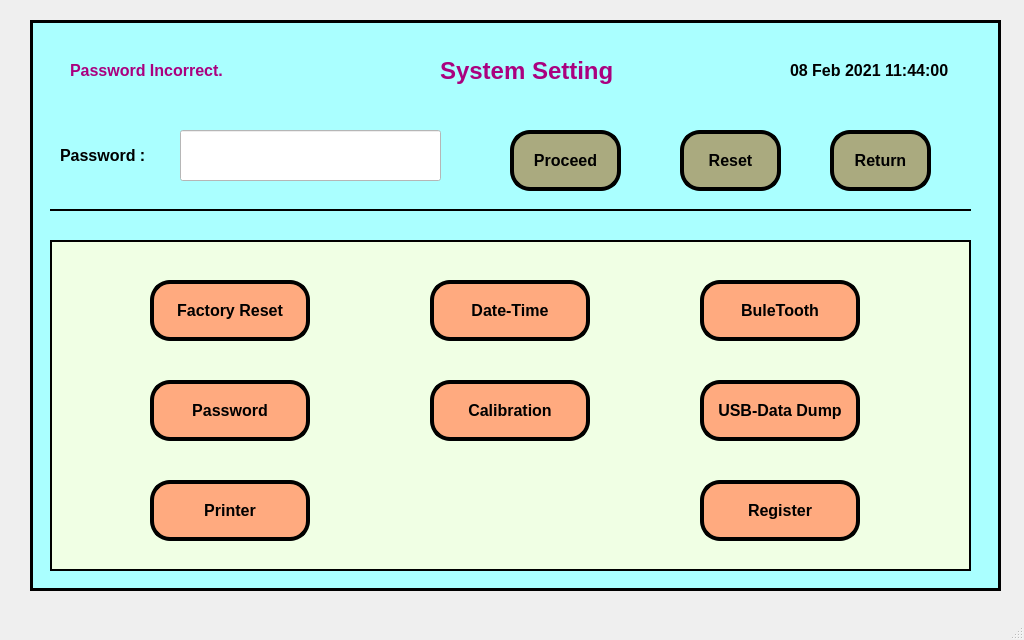
<?xml version="1.0" encoding="UTF-8"?>
<ui version="4.0">
 <class>MainWindow</class>
 <widget class="QMainWindow" name="MainWindow">
  <property name="geometry">
   <rect>
    <x>0</x>
    <y>0</y>
    <width>1024</width>
    <height>640</height>
   </rect>
  </property>
  <property name="windowTitle">
   <string>MainWindow</string>
  </property>
  <widget class="QWidget" name="centralwidget">
   <widget class="QFrame" name="frame">
    <property name="geometry">
     <rect>
      <x>30</x>
      <y>20</y>
      <width>971</width>
      <height>571</height>
     </rect>
    </property>
    <property name="font">
     <font>
      <family>Arial</family>
     </font>
    </property>
    <property name="autoFillBackground">
     <bool>false</bool>
    </property>
    <property name="styleSheet">
     <string notr="true">background-color: rgb(170, 255, 255);
</string>
    </property>
    <property name="frameShape">
     <enum>QFrame::Box</enum>
    </property>
    <property name="frameShadow">
     <enum>QFrame::Plain</enum>
    </property>
    <property name="lineWidth">
     <number>3</number>
    </property>
    <widget class="QLabel" name="label">
     <property name="geometry">
      <rect>
       <x>760</x>
       <y>30</y>
       <width>201</width>
       <height>41</height>
      </rect>
     </property>
     <property name="font">
      <font>
       <family>Arial</family>
       <pointsize>12</pointsize>
       <weight>75</weight>
       <bold>true</bold>
      </font>
     </property>
     <property name="text">
      <string>08 Feb 2021 11:44:00</string>
     </property>
    </widget>
    <widget class="QLabel" name="label_2">
     <property name="geometry">
      <rect>
       <x>40</x>
       <y>20</y>
       <width>271</width>
       <height>61</height>
      </rect>
     </property>
     <property name="font">
      <font>
       <family>Arial</family>
       <pointsize>12</pointsize>
       <weight>75</weight>
       <bold>true</bold>
      </font>
     </property>
     <property name="styleSheet">
      <string notr="true">color: rgb(170, 0, 127);</string>
     </property>
     <property name="text">
      <string>Password Incorrect.</string>
     </property>
    </widget>
    <widget class="QPushButton" name="pushButton_6">
     <property name="geometry">
      <rect>
       <x>480</x>
       <y>110</y>
       <width>111</width>
       <height>61</height>
      </rect>
     </property>
     <property name="font">
      <font>
       <family>Arial</family>
       <pointsize>12</pointsize>
       <weight>75</weight>
       <bold>true</bold>
      </font>
     </property>
     <property name="styleSheet">
      <string notr="true">background-color: rgb(170, 170, 127);
border-radius:20px;
border-color: rgb(0, 0, 0);
border-style:outset;
border-width:4px;
</string>
     </property>
     <property name="text">
      <string>Proceed</string>
     </property>
     <property name="autoDefault">
      <bool>true</bool>
     </property>
     <property name="default">
      <bool>true</bool>
     </property>
     <property name="flat">
      <bool>false</bool>
     </property>
    </widget>
    <widget class="QPushButton" name="pushButton_7">
     <property name="geometry">
      <rect>
       <x>650</x>
       <y>110</y>
       <width>101</width>
       <height>61</height>
      </rect>
     </property>
     <property name="font">
      <font>
       <family>Arial</family>
       <pointsize>12</pointsize>
       <weight>75</weight>
       <bold>true</bold>
      </font>
     </property>
     <property name="styleSheet">
      <string notr="true">background-color: rgb(170, 170, 127);
border-radius:20px;
border-color: rgb(0, 0, 0);
border-style:outset;
border-width:4px;</string>
     </property>
     <property name="text">
      <string>Reset</string>
     </property>
     <property name="autoDefault">
      <bool>true</bool>
     </property>
     <property name="default">
      <bool>true</bool>
     </property>
     <property name="flat">
      <bool>false</bool>
     </property>
    </widget>
    <widget class="QLabel" name="label_3">
     <property name="geometry">
      <rect>
       <x>30</x>
       <y>120</y>
       <width>121</width>
       <height>31</height>
      </rect>
     </property>
     <property name="font">
      <font>
       <family>Arial</family>
       <pointsize>12</pointsize>
       <weight>75</weight>
       <bold>true</bold>
      </font>
     </property>
     <property name="text">
      <string>Password :</string>
     </property>
    </widget>
    <widget class="QLineEdit" name="lineEdit">
     <property name="geometry">
      <rect>
       <x>150</x>
       <y>110</y>
       <width>261</width>
       <height>51</height>
      </rect>
     </property>
     <property name="font">
      <font>
       <family>Arial</family>
       <pointsize>12</pointsize>
       <weight>75</weight>
       <bold>true</bold>
      </font>
     </property>
     <property name="styleSheet">
      <string notr="true">background-color: rgb(255, 255, 255);</string>
     </property>
     <property name="text">
      <string/>
     </property>
     <property name="echoMode">
      <enum>QLineEdit::Password</enum>
     </property>
    </widget>
    <widget class="Line" name="line">
     <property name="geometry">
      <rect>
       <x>20</x>
       <y>180</y>
       <width>921</width>
       <height>21</height>
      </rect>
     </property>
     <property name="frameShadow">
      <enum>QFrame::Plain</enum>
     </property>
     <property name="lineWidth">
      <number>2</number>
     </property>
     <property name="orientation">
      <enum>Qt::Horizontal</enum>
     </property>
    </widget>
    <widget class="QPushButton" name="pushButton_8">
     <property name="geometry">
      <rect>
       <x>800</x>
       <y>110</y>
       <width>101</width>
       <height>61</height>
      </rect>
     </property>
     <property name="font">
      <font>
       <family>Arial</family>
       <pointsize>12</pointsize>
       <weight>75</weight>
       <bold>true</bold>
      </font>
     </property>
     <property name="styleSheet">
      <string notr="true">background-color: rgb(170, 170, 127);
border-radius:20px;
border-color: rgb(0, 0, 0);
border-style:outset;
border-width:4px;</string>
     </property>
     <property name="text">
      <string>Return</string>
     </property>
     <property name="autoDefault">
      <bool>true</bool>
     </property>
     <property name="default">
      <bool>true</bool>
     </property>
     <property name="flat">
      <bool>false</bool>
     </property>
    </widget>
    <widget class="QLabel" name="label_4">
     <property name="geometry">
      <rect>
       <x>410</x>
       <y>20</y>
       <width>241</width>
       <height>61</height>
      </rect>
     </property>
     <property name="font">
      <font>
       <family>Arial</family>
       <pointsize>18</pointsize>
       <weight>75</weight>
       <bold>true</bold>
      </font>
     </property>
     <property name="styleSheet">
      <string notr="true">color: rgb(170, 0, 127);</string>
     </property>
     <property name="text">
      <string>System Setting</string>
     </property>
    </widget>
    <widget class="QFrame" name="frame_2">
     <property name="geometry">
      <rect>
       <x>20</x>
       <y>220</y>
       <width>921</width>
       <height>331</height>
      </rect>
     </property>
     <property name="styleSheet">
      <string notr="true">background-color: rgb(240, 255, 228);</string>
     </property>
     <property name="frameShape">
      <enum>QFrame::Box</enum>
     </property>
     <property name="frameShadow">
      <enum>QFrame::Plain</enum>
     </property>
     <property name="lineWidth">
      <number>2</number>
     </property>
     <widget class="QPushButton" name="pushButton_9">
      <property name="geometry">
       <rect>
        <x>380</x>
        <y>140</y>
        <width>160</width>
        <height>61</height>
       </rect>
      </property>
      <property name="font">
       <font>
        <family>Arial</family>
        <pointsize>12</pointsize>
        <weight>75</weight>
        <bold>true</bold>
       </font>
      </property>
      <property name="styleSheet">
       <string notr="true">background-color: rgb(255, 170, 127);
border-radius:20px;
border-color: rgb(0, 0, 0);
border-style:outset;
border-width:4px;</string>
      </property>
      <property name="text">
       <string>Calibration</string>
      </property>
      <property name="autoDefault">
       <bool>true</bool>
      </property>
      <property name="default">
       <bool>true</bool>
      </property>
      <property name="flat">
       <bool>false</bool>
      </property>
     </widget>
     <widget class="QPushButton" name="pushButton_5">
      <property name="geometry">
       <rect>
        <x>380</x>
        <y>40</y>
        <width>160</width>
        <height>61</height>
       </rect>
      </property>
      <property name="font">
       <font>
        <family>Arial</family>
        <pointsize>12</pointsize>
        <weight>75</weight>
        <bold>true</bold>
       </font>
      </property>
      <property name="styleSheet">
       <string notr="true">background-color: rgb(255, 170, 127);
border-radius:20px;
border-color: rgb(0, 0, 0);
border-style:outset;
border-width:4px;</string>
      </property>
      <property name="text">
       <string>Date-Time</string>
      </property>
      <property name="autoDefault">
       <bool>true</bool>
      </property>
      <property name="default">
       <bool>true</bool>
      </property>
      <property name="flat">
       <bool>false</bool>
      </property>
     </widget>
     <widget class="QPushButton" name="pushButton_4">
      <property name="geometry">
       <rect>
        <x>100</x>
        <y>40</y>
        <width>160</width>
        <height>61</height>
       </rect>
      </property>
      <property name="font">
       <font>
        <family>Arial</family>
        <pointsize>12</pointsize>
        <weight>75</weight>
        <bold>true</bold>
       </font>
      </property>
      <property name="styleSheet">
       <string notr="true">background-color: rgb(255, 170, 127);
border-radius:20px;
border-color: rgb(0, 0, 0);
border-style:outset;
border-width:4px;
</string>
      </property>
      <property name="text">
       <string>Factory Reset</string>
      </property>
      <property name="autoDefault">
       <bool>true</bool>
      </property>
      <property name="default">
       <bool>true</bool>
      </property>
      <property name="flat">
       <bool>false</bool>
      </property>
     </widget>
     <widget class="QPushButton" name="pushButton_10">
      <property name="geometry">
       <rect>
        <x>100</x>
        <y>140</y>
        <width>160</width>
        <height>61</height>
       </rect>
      </property>
      <property name="font">
       <font>
        <family>Arial</family>
        <pointsize>12</pointsize>
        <weight>75</weight>
        <bold>true</bold>
       </font>
      </property>
      <property name="styleSheet">
       <string notr="true">background-color: rgb(255, 170, 127);
border-radius:20px;
border-color: rgb(0, 0, 0);
border-style:outset;
border-width:4px;
</string>
      </property>
      <property name="text">
       <string>Password</string>
      </property>
      <property name="autoDefault">
       <bool>true</bool>
      </property>
      <property name="default">
       <bool>true</bool>
      </property>
      <property name="flat">
       <bool>false</bool>
      </property>
     </widget>
     <widget class="QPushButton" name="pushButton_11">
      <property name="geometry">
       <rect>
        <x>650</x>
        <y>140</y>
        <width>160</width>
        <height>61</height>
       </rect>
      </property>
      <property name="font">
       <font>
        <family>Arial</family>
        <pointsize>12</pointsize>
        <weight>75</weight>
        <bold>true</bold>
       </font>
      </property>
      <property name="styleSheet">
       <string notr="true">background-color: rgb(255, 170, 127);
border-radius:20px;
border-color: rgb(0, 0, 0);
border-style:outset;
border-width:4px;</string>
      </property>
      <property name="text">
       <string>USB-Data Dump</string>
      </property>
      <property name="autoDefault">
       <bool>true</bool>
      </property>
      <property name="default">
       <bool>true</bool>
      </property>
      <property name="flat">
       <bool>false</bool>
      </property>
     </widget>
     <widget class="QPushButton" name="pushButton_12">
      <property name="geometry">
       <rect>
        <x>100</x>
        <y>240</y>
        <width>160</width>
        <height>61</height>
       </rect>
      </property>
      <property name="font">
       <font>
        <family>Arial</family>
        <pointsize>12</pointsize>
        <weight>75</weight>
        <bold>true</bold>
       </font>
      </property>
      <property name="styleSheet">
       <string notr="true">background-color: rgb(255, 170, 127);
border-radius:20px;
border-color: rgb(0, 0, 0);
border-style:outset;
border-width:4px;
</string>
      </property>
      <property name="text">
       <string>Printer</string>
      </property>
      <property name="autoDefault">
       <bool>true</bool>
      </property>
      <property name="default">
       <bool>true</bool>
      </property>
      <property name="flat">
       <bool>false</bool>
      </property>
     </widget>
     <widget class="QPushButton" name="pushButton_13">
      <property name="geometry">
       <rect>
        <x>650</x>
        <y>40</y>
        <width>160</width>
        <height>61</height>
       </rect>
      </property>
      <property name="font">
       <font>
        <family>Arial</family>
        <pointsize>12</pointsize>
        <weight>75</weight>
        <bold>true</bold>
       </font>
      </property>
      <property name="styleSheet">
       <string notr="true">background-color: rgb(255, 170, 127);
border-radius:20px;
border-color: rgb(0, 0, 0);
border-style:outset;
border-width:4px;</string>
      </property>
      <property name="text">
       <string>BuleTooth</string>
      </property>
      <property name="autoDefault">
       <bool>true</bool>
      </property>
      <property name="default">
       <bool>true</bool>
      </property>
      <property name="flat">
       <bool>false</bool>
      </property>
     </widget>
     <widget class="QPushButton" name="pushButton_14">
      <property name="geometry">
       <rect>
        <x>650</x>
        <y>240</y>
        <width>160</width>
        <height>61</height>
       </rect>
      </property>
      <property name="font">
       <font>
        <family>Arial</family>
        <pointsize>12</pointsize>
        <weight>75</weight>
        <bold>true</bold>
       </font>
      </property>
      <property name="styleSheet">
       <string notr="true">background-color: rgb(255, 170, 127);
border-radius:20px;
border-color: rgb(0, 0, 0);
border-style:outset;
border-width:4px;</string>
      </property>
      <property name="text">
       <string>Register</string>
      </property>
      <property name="autoDefault">
       <bool>true</bool>
      </property>
      <property name="default">
       <bool>true</bool>
      </property>
      <property name="flat">
       <bool>false</bool>
      </property>
     </widget>
    </widget>
   </widget>
  </widget>
  <widget class="QMenuBar" name="menubar">
   <property name="geometry">
    <rect>
     <x>0</x>
     <y>0</y>
     <width>1024</width>
     <height>21</height>
    </rect>
   </property>
  </widget>
  <widget class="QStatusBar" name="statusbar"/>
 </widget>
 <resources/>
 <connections/>
</ui>
